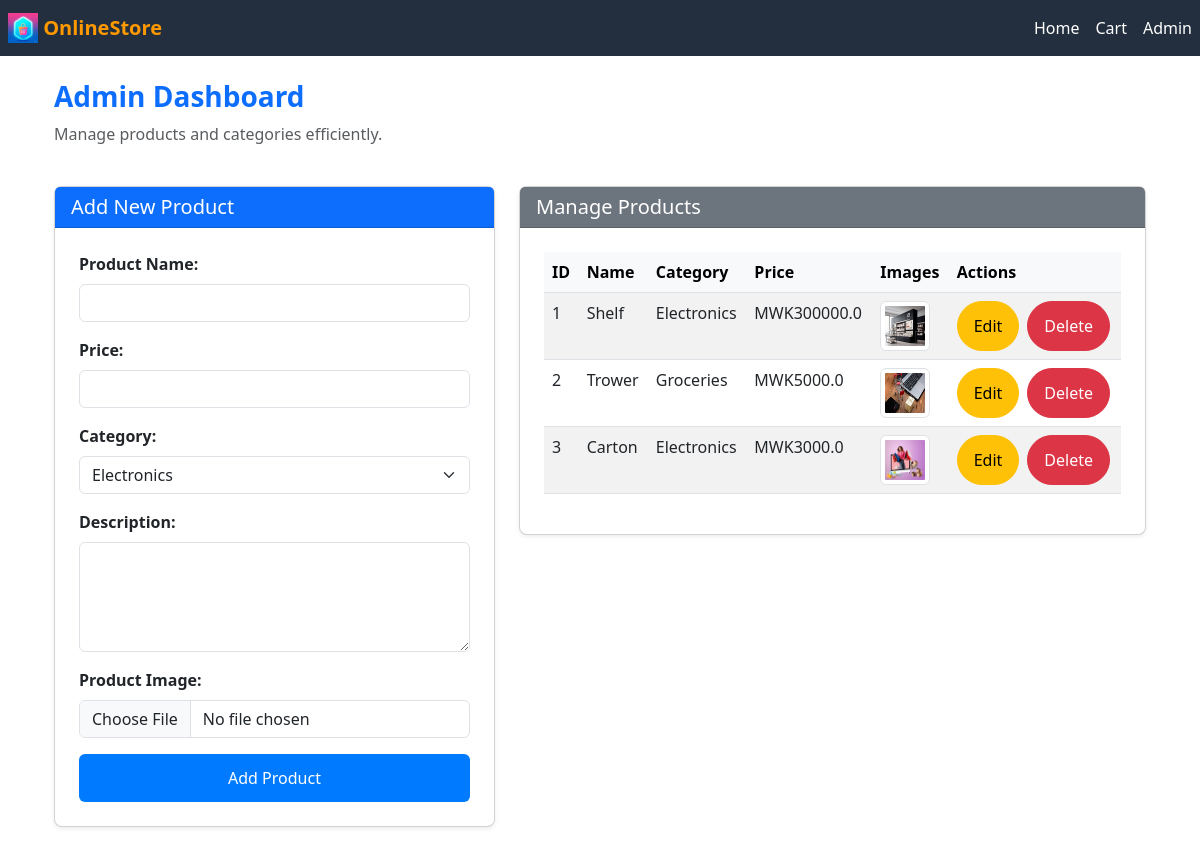
/admin, run on an earlier commit of the app's database.
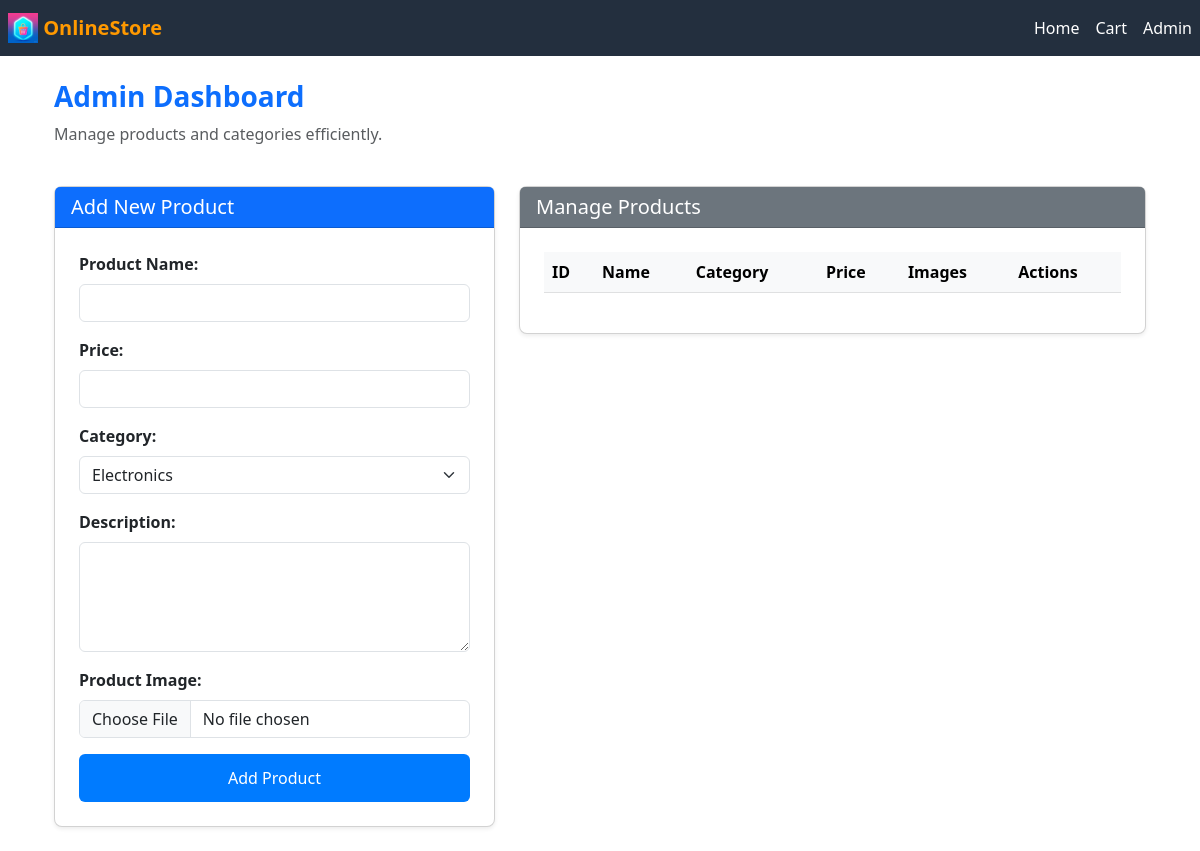
And on a later commit of the database.
### app.py (models this page shows, shortened)
class Product(db.Model):
    id = db.Column(db.Integer, primary_key=True)
    name = db.Column(db.String(255), nullable=False)
    price = db.Column(db.Float, nullable=False)
    description = db.Column(db.String(500), nullable=True)
    image_url = db.Column(db.String(500), nullable=True)  # assuming image URLs are stored here
    category_id = db.Column(db.Integer, db.ForeignKey('category.id'), nullable=False)
    category = db.relationship('Category', backref='products', lazy=True)

### app.py (the view, shortened to what this page needs)
@app.route('/admin', methods=['GET', 'POST'])
def admin():
    if 'cart' not in session:
        session['cart'] = {}
    products = Product.query.all()
    cart = session.get('cart')
    return render_template('admin.html', categories=CATEGORIES, products=products, cart=cart)

### templates/admin.html (shortened to what this page needs)
{% extends "base.html" %}
{% block content %}
<div class="container-fluid">
    <div class="row align-items-center mb-4">
        <div class="col">
            <h1 class="h3 text-primary fw-bold">Admin Dashboard</h1>
            <p class="text-muted">Manage products and categories efficiently.</p>
        </div>
    </div>
    <div class="row">
        <div class="col-lg-5 mb-4">
            <div class="card shadow-sm">
                <div class="card-header bg-primary text-white">
                    <h5 class="mb-0">Add New Product</h5>
                </div>
                <div class="card-body">
                    <form method="POST" enctype="multipart/form-data">
                        <div class="mb-3">
                            <label for="name" class="form-label">Product Name:</label>
                            <input type="text" id="name" name="name" class="form-control" required>
                        </div>
                        <div class="mb-3">
                            <label for="price" class="form-label">Price:</label>
                            <input type="number" id="price" name="price" class="form-control" step="0.01" required>
                        </div>
                        <div class="mb-3">
                            <label for="category" class="form-label">Category:</label>
                            <select id="category" name="category" class="form-select" required>
                                {% for category in categories %}
                                    <option value="{{ category.id }}">{{ category.name }}</option>
                                {% endfor %}
                            </select>
                        </div>
                        <div class="mb-3">
                            <label for="description" class="form-label">Description:</label>
                            <textarea id="description" name="description" class="form-control" rows="4"></textarea>
                        </div>
                        <div class="mb-3">
                            <label for="image" class="form-label">Product Image:</label>
                            <input type="file" id="image" name="image" class="form-control" accept="image/*" required>
                        </div>
                        <button type="submit" class="btn btn-primary w-100">Add Product</button>
                    </form>
                </div>
            </div>
        </div>
        <div class="col-lg-7">
            <div class="card shadow-sm">
                <div class="card-header bg-secondary text-white">
                    <h5 class="mb-0">Manage Products</h5>
                </div>
                <div class="card-body">
                    <table class="table table-striped table-hover">
                        <thead class="table-light">
                            <tr>
                                <th>ID</th>
                                <th>Name</th>
                                <th>Category</th>
                                <th>Price</th>
                                <th>Images</th>
                                <th>Actions</th>
                            </tr>
                        </thead>
                        <tbody>
                            {% for product in products %}
                            <tr>
                                <td>{{ product.id }}</td>
                                <td>{{ product.name }}</td>
                                <td>
                                    {{ categories | selectattr('id', 'equalto', product.category_id) | map(attribute='name') | first }}
                                </td>
                                <td>MWK{{ product.price }}</td>
                                <td>
                                    {% for image in product.image_url.split(',') %}
                                    <img src="{{ image }}" alt="Product Image" class="img-thumbnail me-2" style="width: 50px; height: 50px;">
                                    {% endfor %}
                                </td>
                                <td class="d-flex">
                                    <a href="/edit/{{ product.id }}" class="btn btn-warning btn-sm me-2">Edit</a>
                                    <form action="{{ url_for('delete_product', product_id=product.id) }}" method="POST" onsubmit="return confirm('Are you sure?')">
                                        <button type="submit" class="btn btn-danger btn-sm">Delete</button>
                                    </form>
                                </td>
                            </tr>
                            {% endfor %}
                        </tbody>
                    </table>
                </div>
            </div>
        </div>
    </div>
</div>
{% endblock %}

### templates/base.html (shortened to what this page needs)
<!DOCTYPE html>
<html lang="en">
<head>
    <link href="https://cdn.jsdelivr.net/npm/bootstrap@5.3.0-alpha1/dist/css/bootstrap.min.css" rel="stylesheet">
    <link rel="stylesheet" href="{{ url_for('static', filename='css/style.css') }}">
</head>
<body>
    <nav class="navbar navbar-expand-md navbar-dark">
        <a class="navbar-brand" style="margin-left: 8px; border-radius: 3px;" href="/">
            <img src="{{ url_for('static', filename='icon/WhatsApp Image 2025-01-12 at 17.59.37_75e8cc97.jpg') }}" alt="Online Store" width="30" height="30" class="d-inline-block align-top">
            OnlineStore
        </a>
        <div class="collapse navbar-collapse" id="navbarNav">
            <ul class="navbar-nav ms-auto">
                <li class="nav-item"><a class="nav-link" href="/">Home</a></li>
                <li class="nav-item"><a class="nav-link" href="/cart">Cart</a></li>
                <li class="nav-item"><a class="nav-link" href="/admin">Admin</a></li>
            </ul>
        </div>
    </nav>
    <div class="container mt-4">
        {% block content %}{% endblock %}
    </div>
</body>
</html>

### static/css/style.css (style rules this page uses)
.container { position: relative; }
.card { border-radius: 8px; box-shadow: 0 4px 8px rgba(0, 0, 0, 0.1); }
.card-body { padding: 1.5rem; }
.btn-primary { background-color: #007bff; border: none; font-size: 1rem; padding: 0.75rem 1.5rem; }
.card-header { font-size: 1.5rem; font-weight: bold; }
.form-label { font-weight: 600; }

### templates/base.html (style rules this page uses)
.navbar { background-color: #232F3E; }
.navbar-brand { font-weight: bold; color: #FF9900; }
.navbar-nav .nav-link { color: #FFFFFF; }

What changed in the data, as far as the page shows it:
removed Product: id "1", name "Shelf", category_id "Electronics", price "300000.0", image_url (picture)
removed Product: id "2", name "Trower", category_id "Groceries", price "5000.0", image_url (picture)
removed Product: id "3", name "Carton", category_id "Electronics", price "3000.0", image_url (picture)
